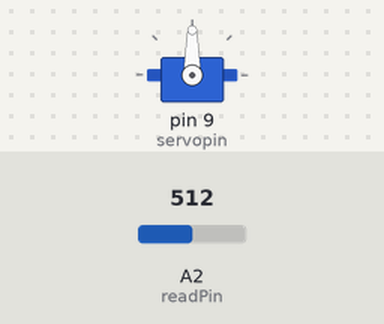
This sketch was run on a simulated Arduino Uno, built with avr-gcc and run on an emulated ATmega328P. Shown: servo. The inputs (shaded band) are chosen by the test bench; at power-on: A2 (readPin) = 512.

Above: at 1.2 s.
1.3 s: A2 (readPin) set to 716
At 2.1 s:
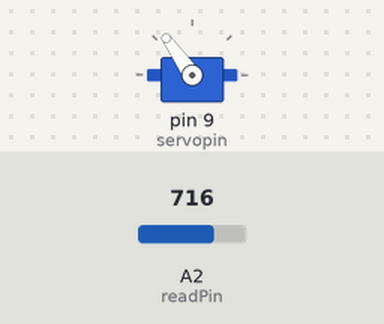
2.8 s: A2 (readPin) set to 900
At 3.3 s:
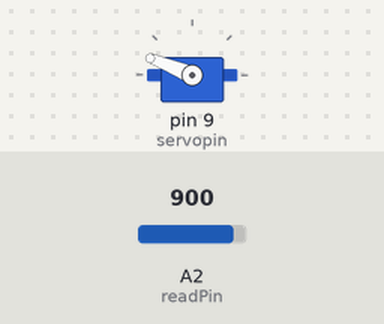
4.3 s: A2 (readPin) set to 1023
At 5.5 s:
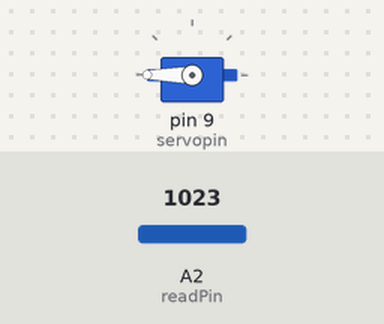
5.8 s: A2 (readPin) set to 306
At 6.7 s:
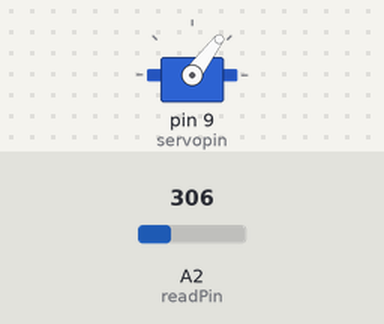
7.3 s: A2 (readPin) set to 122
At 7.9 s:
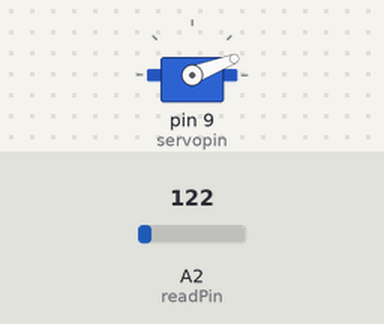
Timing chart, 0 to 9.8 s (numbered marks = the images above; inputs shaded):
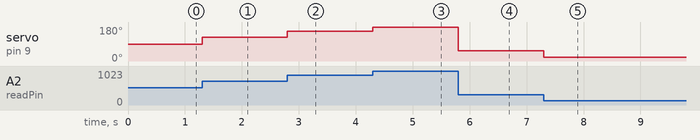

Measured:
- after the input at 1.3 s, servo on pin 9 (servopin): 90° → 125° at once
- after the input at 2.8 s, servo on pin 9 (servopin): 125° → 158° at once
- after the input at 4.3 s, servo on pin 9 (servopin): 158° → 180° at once
- after the input at 5.8 s, servo on pin 9 (servopin): 180° → 53° at once
- after the input at 7.3 s, servo on pin 9 (servopin): 53° → 21° at once

The sketch:

ServoMotor.ino
```cpp
#include <Servo.h>

int servopin = 9;
int angle;
int readPin = A2;
Servo myServo;

void setup() {
  // put your setup code here, to run once:
  Serial.begin(9600);
  myServo.attach(servopin);
  pinMode(readPin,INPUT);
}

void loop() {
  // put your main code here, to run repeatedly:
  angle = analogRead(readPin) * (180./1023.);;
  myServo.write(angle);
}
```
